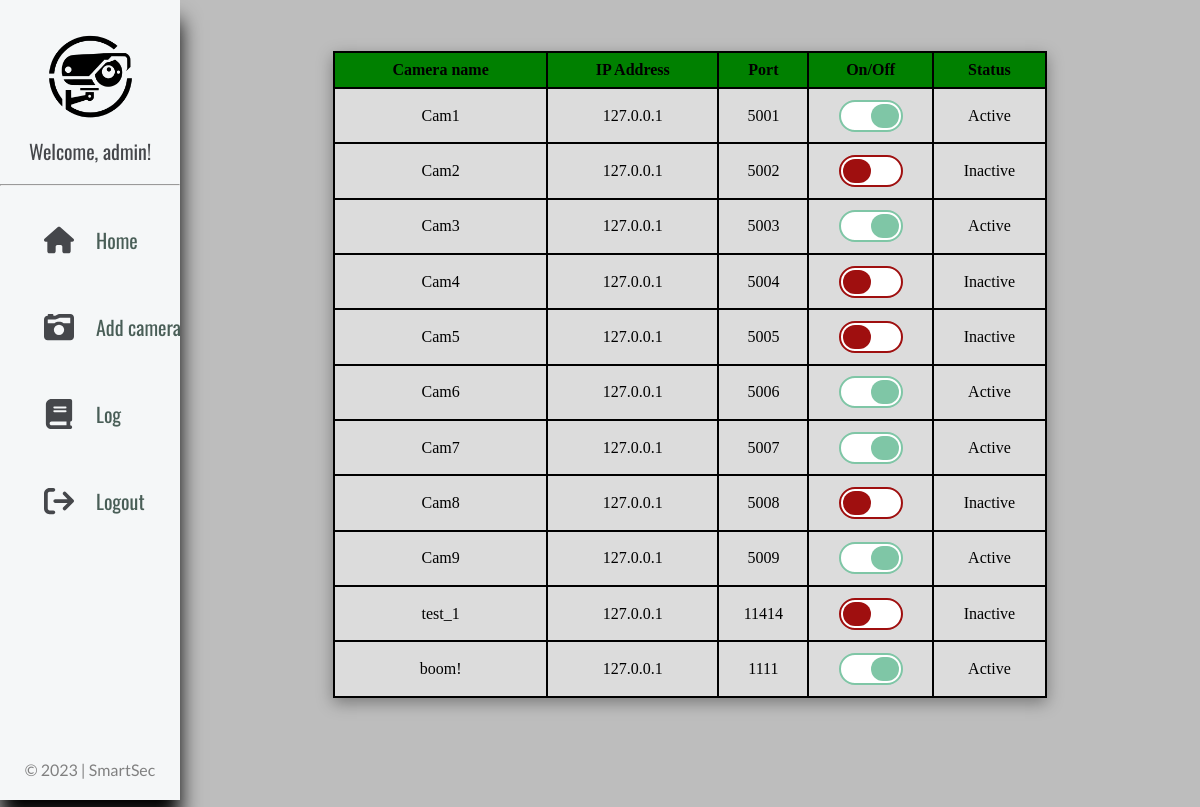
The app's page /detailed_view (signed in), older data.
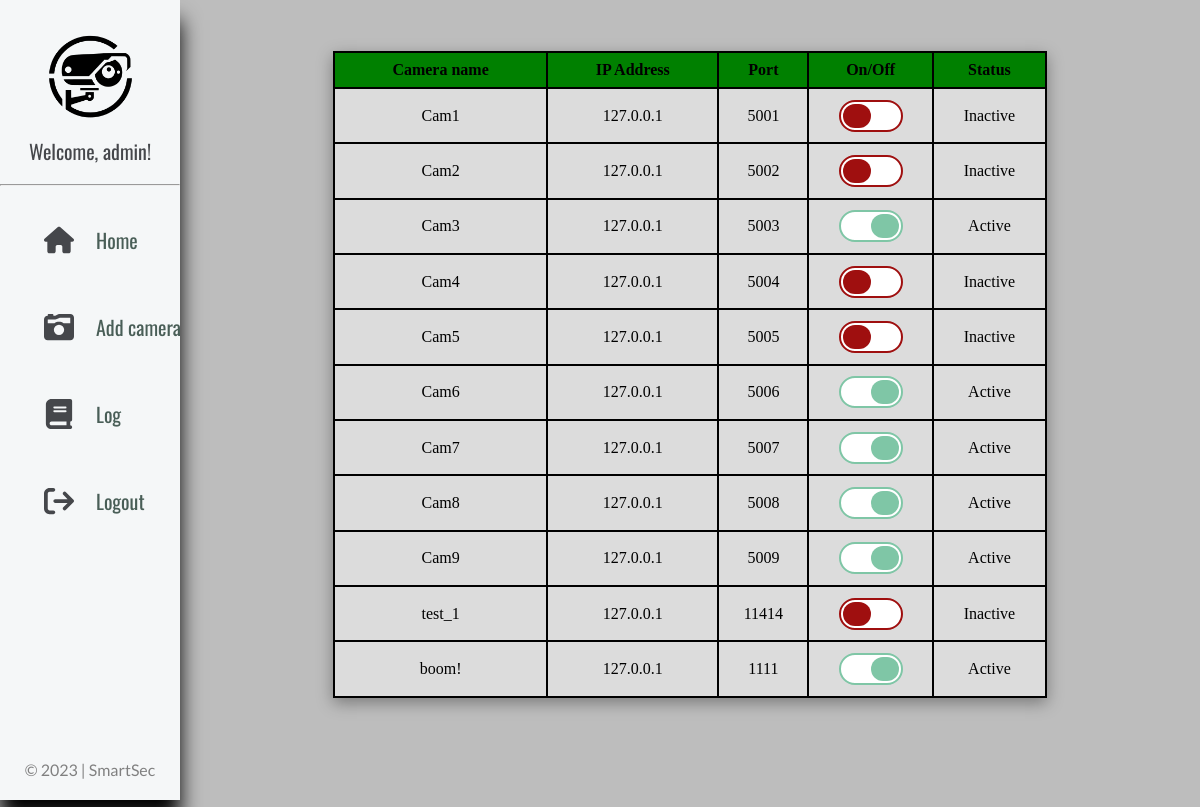
The same page, newer data.
### tables this page shows
CREATE TABLE t_cameras (cname TEXT, port INTEGER, status TEXT, lat FLOAT, lng FLOAT);

### server.py (the view)
@app.route('/detailed_view')
def detailed_view():
    if not session.get('loggedin_as'):
        return redirect('/login')
    Cameras = fetch_all_camera_from_db()
    return render_template('detailedView.html',cameras=Cameras, user=session.get('loggedin_as'))

### server.py (called while the page is built)
def dict_factory(cursor, row):
    d = {}
    for idx, col in enumerate(cursor.description):
        d[col[0]] = row[idx]
    return d

def fetch_all_camera_from_db():
    connect = sqlite3.connect('database.db')
    cursor = connect.cursor()
    cursor.row_factory = dict_factory
    cursor.execute('SELECT * FROM t_cameras')
    Cameras = cursor.fetchall()
    return Cameras

### templates/detailedView.html (shortened to what this page needs)
{% extends 'base.html' %}
{% block body %}
<table class="rwd-table">
    <tr class="table-header">
        <th>Camera name</th>
        <th>IP Address</th>
        <th>Port</th>
        <th>On/Off</th>
        <th>Status</th>
    </tr>
    {% for cam_info in cameras %}
    <tr class="table-entry">
        <td data-th="Camera name">{{cam_info.cname}}</td>
        <td data-th="IP Address">127.0.0.1</td>
        <td data-th="port">{{cam_info.port}}</td>
        <td data-th="On/Off" class="button-values">
            <div class="middle-button">
                <label class="tgl-btn{% if cam_info.status == 'Inactive' %} red{% endif %}" for="cb{{ loop.index }}"></label>
            </div>
        </td>
        <td data-th="Status">{{cam_info.status}}</td>
    </tr>
    {% endfor %}
</table>
{% endblock %}

### templates/base.html (shortened to what this page needs)
<!DOCTYPE html>
<html lang="en">
    <head>
        <link rel="stylesheet" href="{{ url_for('static', filename='css/main.css')}}">
        <link rel="stylesheet" href="https://cdnjs.cloudflare.com/ajax/libs/font-awesome/4.7.0/css/font-awesome.min.css">
    </head>
<body>
    <div class="sidepanel">
        <img class="sidepanel-logo" src="{{ url_for('static', filename='new-logo-black.png')}}">
        <p style="margin-top: -10%;" class="sidepanel-urls">Welcome, {{ user[0] }}!</p>
        <hr>
        <a id = "style-3" class="sidepanel-urls" href="{{ url_for('home') }}"><span><i class="fa fa-home"></i>Home</span></a>
        {% if user[2] == 'admin' %}
        <a id="style-3" class="sidepanel-urls" href="{{ url_for('show_add_page') }}"><span> <i class="fa fa-camera-retro fa-lg" aria-hidden="true"></i>Add camera</span></a>
        <a id = "style-3" class="sidepanel-urls" href="{{ url_for('log') }}"><span><i class="fa fa-book" aria-hidden="true"></i>Log</span></a>
        {% endif %}
        <a id = "style-3" class="sidepanel-urls" href="{{ url_for('logout') }}"><span> <i class="fa fa-sign-out"></i>Logout</span></a>
        <div class="footer"><p>© 2023 | SmartSec</p></div>
    </div>
    <div class="main-container">
        {% block body %}{% endblock %}
    </div>
</body>
</html>

### static/css/main.css (style rules this page uses)
:root { --text: #18272F; }
body { background-color: #bdbdbd; margin: 0%; }
.sidepanel { background-color: #EEEEEE; font-family: 'Oswald'; width: 15%; height: 100vh; position: fixed; top: 0%; left: 0%; box-shadow: 0px 20px 20px; z-index: 1; background-color: #F5F7F8; overflow: hidden; }
.sidepanel .footer { width: 100%; position: absolute; top: 93%; }
.sidepanel .footer p { font-family: Lato, sans-serif; color: grey; font-weight: 400; text-align: center; }
.sidepanel-logo { width: 75%; margin: auto; padding-top: 5%; display: block; }
.sidepanel-urls { width: 100%; display: block; font-family: 'Oswald', sans-serif; color: black; font-size: 20px; margin: 0%; margin-top: 15%; padding-top: 10px; padding-bottom: 10px; text-decoration: none; color: #495E57; text-wrap: nowrap; }
p.sidepanel-urls { text-align: center; color: #45474B; }
.sidepanel-urls span { margin-left: 20%; position: relative; display: inline-flex; align-items: center; }
.fa, .fas, .svg-inline--fa { padding: 2px; margin-right: 8px; margin-left: 6px; text-shadow: 1px 1px 2px #1d1d19; color: #ffffff; }
.sidepanel-urls .fa, .sidepanel-urls .fas, .sidepanel-urls .svg-inline--fa { margin-right: 20px; text-shadow: 1px 1px 2px #ffffff; color: #45474B; font-size: 30px; width: 30px; height: 30px; }
.main-container { margin-left: 15%; height: 100vh; }
.rwd-table { width: 70%; border-collapse: collapse; margin: 0 auto; margin-top: 5%; margin-bottom: 1%; box-shadow: 0px 5px 15px rgba(0, 0, 0, 0.35); }
.table-header th { background-color: green; text-align: center; border: 2px solid black; padding: 8px; grid-column: 1/5; }
.table-entry td { text-align: center; background-color: gainsboro; border: 2px solid black; padding: 1.5%; }
.middle-button { display: flex; justify-content: center; }

Row changes from the older to the newer data that the page shows:
changed t_cameras "Cam1": status "Active" → "Inactive"
changed t_cameras "Cam8": status "Inactive" → "Active"
